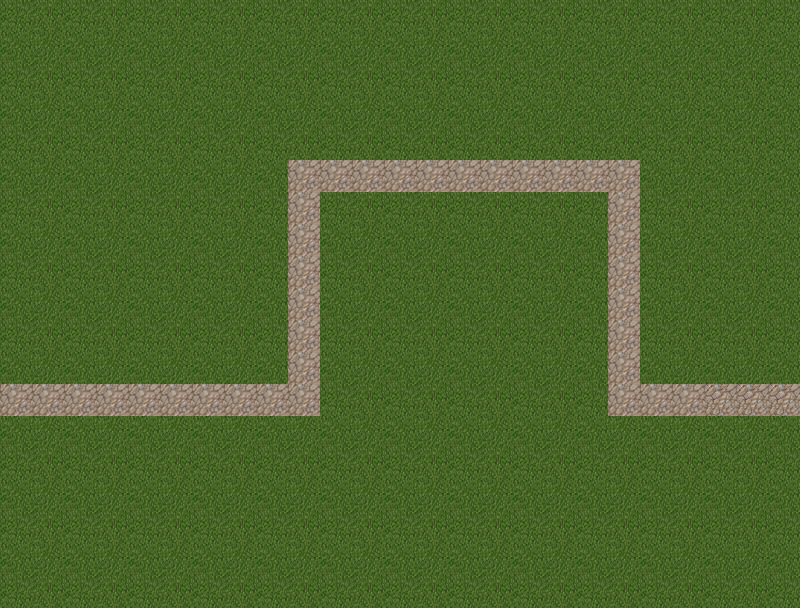

Tiled map render using the project's own tile images. Description and the map definition, with tile-layer contents summarised, below:
An orthogonal 25x19 tile map with 32x32 px tiles, 2 tile layers (Background, Foreground) and 2 objects.

<map version="1.0" orientation="orthogonal" renderorder="right-down" width="25" height="19" tilewidth="32" tileheight="32">
 <tileset firstgid="1" name="Tiles" tilewidth="32" tileheight="32">
  <image source="tileset.png" width="512" height="512" />
 </tileset>
 <layer name="Background" width="25" height="19">
  <data>[475 cells, 475 non-empty, 5 distinct tile ids]</data>
 </layer>
 <layer name="Foreground" width="25" height="19">
  <data>[475 cells, 3 non-empty, 1 distinct tile ids]</data>
 </layer>
 <objectgroup name="Object Layer 1">
  <object x="2" y="516" width="795" height="89" />
  <object x="2" y="3" width="796" height="60" />
 </objectgroup>
</map>
